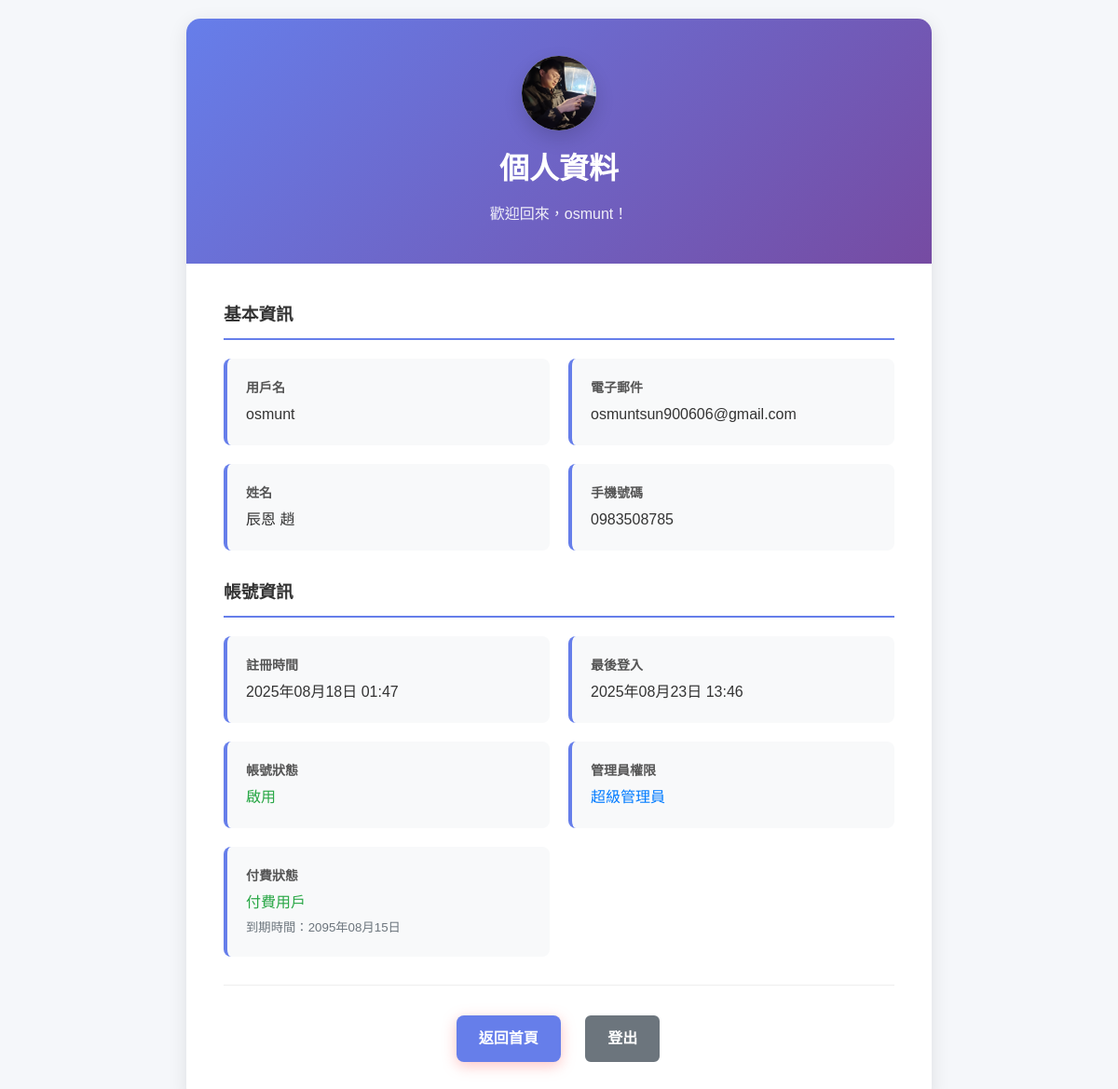
Before: /accounts/profile/ (signed in) with the older database file.
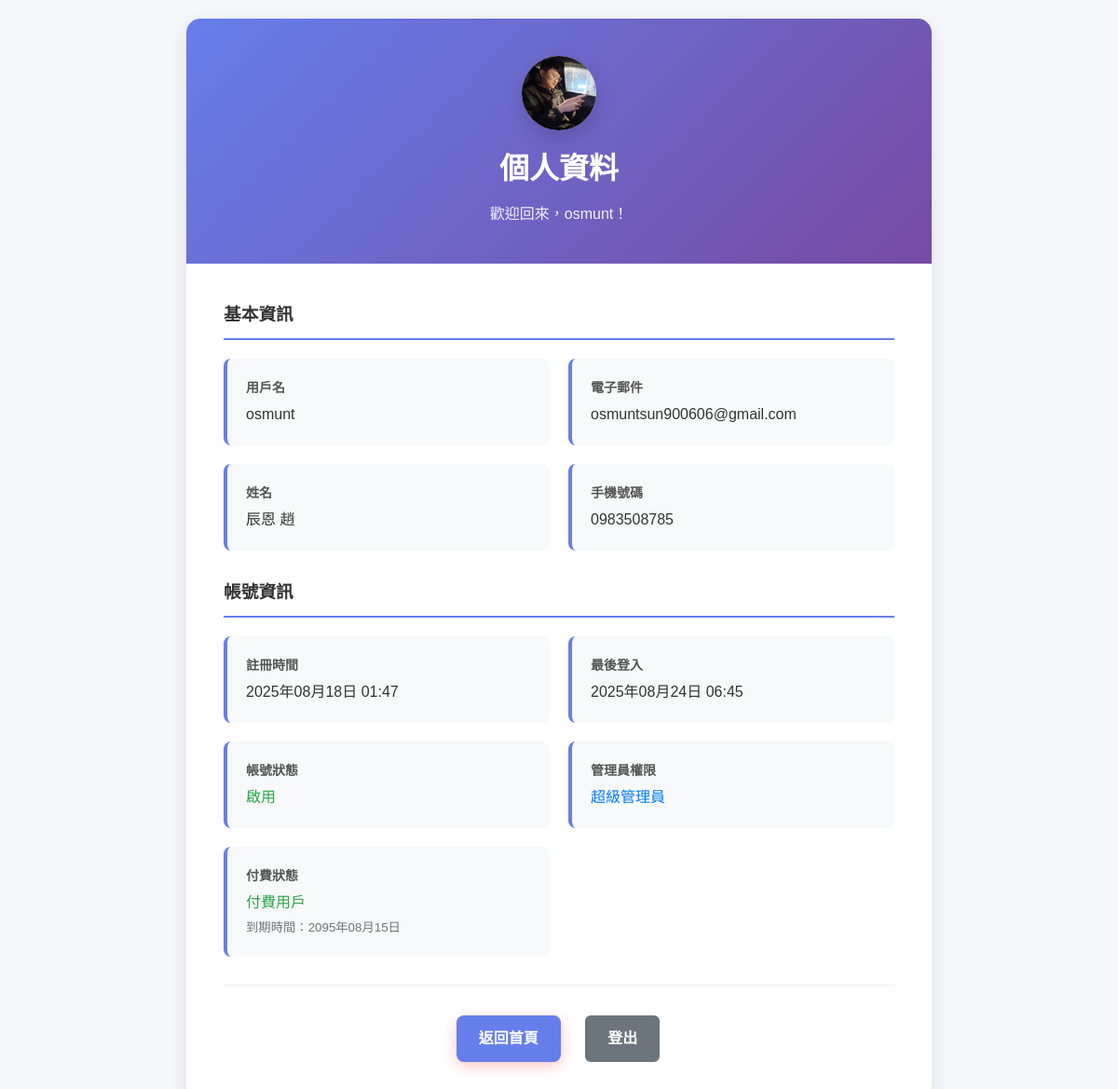
After: the same page with the newer database file.
### Accounts/models.py (models this page shows, shortened)
class User(AbstractUser):
    email = models.EmailField(unique=True, verbose_name='電子郵件')
    phone = models.CharField(max_length=15, blank=True, null=True, verbose_name='手機號碼')
    avatar = models.ImageField(upload_to=avatar_upload_to, blank=True, null=True, verbose_name='頭像')
    bio = models.TextField(max_length=500, blank=True, null=True, verbose_name='個人簡介')
    is_premium = models.BooleanField(default=False, verbose_name='付費用戶')
    premium_expires_at = models.DateTimeField(blank=True, null=True, verbose_name='付費到期時間')
    date_joined = models.DateTimeField(default=timezone.now, verbose_name='註冊時間')
    last_login = models.DateTimeField(auto_now=True, verbose_name='最後登入')
    class Meta:
        verbose_name = '用戶'
        verbose_name_plural = '用戶'
    @property
    def is_premium_active(self):
        if not self.is_premium:
            return False
        if self.premium_expires_at and self.premium_expires_at < timezone.now():
            return False
        return True

### Accounts/views.py (the view)
# urls.py: path('profile/', views.profile, name='profile'),
@login_required
def profile(request):
    signer = TimestampSigner()
    avatar_url = None
    if request.user.avatar:
        token = signer.sign(f"{request.user.id}:{request.user.avatar.name}")
        avatar_url = reverse('Accounts:avatar', args=[request.user.id, token])
    return render(request, 'Accounts/profile.html', {
        'user': request.user,
        'avatar_url': avatar_url,
    })

### Accounts/templates/Accounts/profile.html (shortened to what the changed rows need)
{% load static %}
<!DOCTYPE html>
<html lang="zh-TW">
<head>
    <link rel="stylesheet" href="{% static 'home/css/home.css' %}">
    <link rel="stylesheet" href="{% static 'Accounts/css/profile.css' %}">
</head>
<body>
    <div class="profile-container">
        <div class="profile-card">
            <div class="profile-header">
                <div class="avatar-container">
                    {% if avatar_url %}
                        <img src="{{ avatar_url }}" alt="{{ user.username }} 的頭貼" class="avatar-image">
                    {% else %}
                        <div class="avatar-placeholder">?</div>
                    {% endif %}
                </div>
                <h1>個人資料</h1>
                <p>歡迎回來，{{ user.username }}！</p>
            </div>
            <div class="profile-content">
                <div class="profile-section">
                    <div class="profile-info">
                        <div class="info-item">
                            <div class="info-label">用戶名</div>
                            <div class="info-value">{{ user.username }}</div>
                        </div>
                        <div class="info-item">
                            <div class="info-label">電子郵件</div>
                            <div class="info-value">{{ user.email|default:"未設定" }}</div>
                        </div>
                        <div class="info-item">
                            <div class="info-label">姓名</div>
                            <div class="info-value">
                                {% if user.first_name or user.last_name %}
                                    {{ user.first_name }} {{ user.last_name }}
                                {% else %}
                                    未設定
                                {% endif %}
                            </div>
                        </div>
                        <div class="info-item">
                            <div class="info-label">手機號碼</div>
                            <div class="info-value">{{ user.phone|default:"未設定" }}</div>
                        </div>
                    </div>
                </div>
                <div class="profile-section">
                    <div class="profile-info">
                        <div class="info-item">
                            <div class="info-label">註冊時間</div>
                            <div class="info-value">{{ user.date_joined|date:"Y年m月d日 H:i" }}</div>
                        </div>
                        <div class="info-item">
                            <div class="info-label">最後登入</div>
                            <div class="info-value">{{ user.last_login|date:"Y年m月d日 H:i" }}</div>
                        </div>
                        <div class="info-item">
                            <div class="info-value">
                                {% if user.is_premium_active %}
                                    <span style="color: #28a745;">付費用戶</span>
                                    {% if user.premium_expires_at %}
                                        <br><small style="color: #6c757d;">到期時間：{{ user.premium_expires_at|date:"Y年m月d日" }}</small>
                                    {% endif %}
                                {% else %}
                                    <span style="color: #dc3545;">免費用戶</span>
                                    <br><small style="color: #6c757d;">升級後可使用爬蟲工具</small>
                                {% endif %}
                            </div>
                        </div>
                    </div>
                </div>
            </div>
        </div>
    </div>
</body>
</html>

Changed rows visible on the page:
changed User "osmunt": last_login "2025年08月23日 13:46" → "2025年08月24日 06:45"
